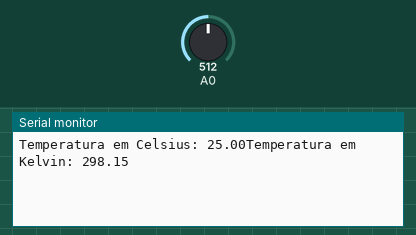
Simulated run of this sketch. Board: Arduino Uno, built with avr-gcc and run on an emulated ATmega328P. Parts: the last lines printed to the serial monitor. The test bench sets the inputs (shaded band); at power-on: A0 = 512.

Above: at 1.3 s.
1.4 s: A0 set to 716
At 2.7 s:
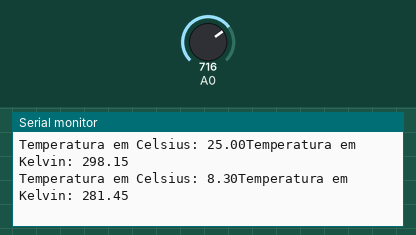
4.1 s: A0 set to 900
At 5.4 s:
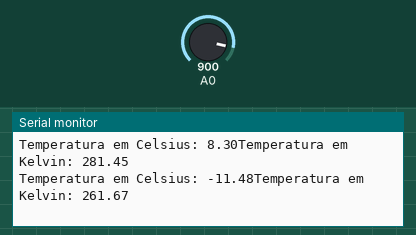
Timing chart, 0 to 7.1 s (numbered marks = the images above; inputs shaded):
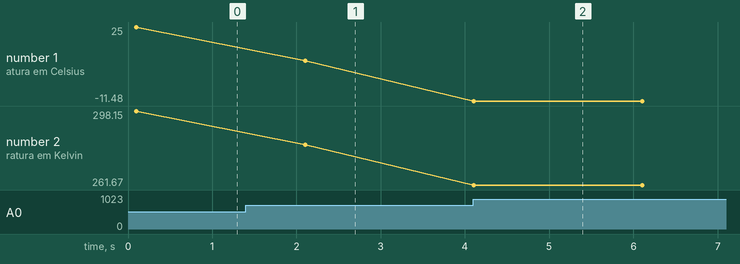

Measured:
- after the input at 1.4 s, the serial monitor: prints a new line after 0.70 s (image 1)
- after the input at 4.1 s, the serial monitor: prints a new line at once (image 2)
- plotted number 1: 25 → 8.3 after the input at 1.4 s, 8.3 → -11.48 after the input at 4.1 s
- plotted number 2: 298.15 → 281.45 after the input at 1.4 s, 281.45 → 261.67 after the input at 4.1 s

The sketch:

NTC.ino
```cpp
//Sensor de temperatura NTC

#define Vin 5.0 //define constante igual a 5.0

#define T0 298.15 //define constante igual a 298.15 Kelvin

#define Rt 10000 //Resistor do divisor de tensao

#define R0 10000 //Valor da resistencia inicial do NTC

#define T1 273.15 //[K] in datasheet 0º C

#define T2 373.15 //[K] in datasheet 100° C

#define RT1 35563 //[ohms] resistencia in T1

#define RT2 549 //[ohms] resistencia in T2

float beta = 0.0; //parametros iniciais [K]

float Rinf = 0.0; //parametros iniciais [ohm]

float TempKelvin = 0.0; //variable output

float TempCelsius = 0.0; //variable output

float Vout = 0.0; //Vout in A0

float Rout = 0.0; //Rout in A0

void setup()

{

Serial.begin(9600); //monitor serial - velocidade 9600 Bps

beta = (log(RT1 / RT2)) / ((1 / T1) - (1 / T2)); // cálculo de beta

Rinf = R0 * exp(-beta / T0); // cálculo de Rinf

delay(100); // atraso de 100 milissegundos

}

void loop(){

Vout = Vin * ((float)(analogRead(0)) / 1024.0); //cálculo de V0 e leitura de A0

Rout = (Rt * Vout / (Vin - Vout)); //cálculo de Rout

TempKelvin = (beta / log(Rout / Rinf)); //cálculo da temp. em Kelvins

TempCelsius = TempKelvin - 273.15; //cálculo da temp. em Celsius

Serial.print("Temperatura em Celsius: "); //imprime no monitor serial

Serial.print(TempCelsius); //imprime temperatura Celsius

Serial.print("Temperatura em Kelvin: "); //imprime no monitor serial

Serial.println(TempKelvin); //imprime temperatura Kelvins

delay(2000); // atraso de 2000 milissegundos

}
```
